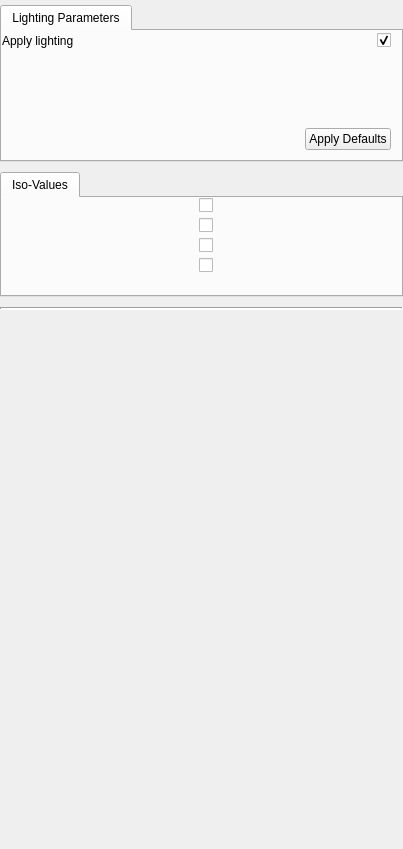
<?xml version="1.0" encoding="UTF-8"?>
<ui version="4.0">
 <class>IsoSurfaceAppearanceGUI</class>
 <widget class="QWidget" name="IsoSurfaceAppearanceGUI">
  <property name="geometry">
   <rect>
    <x>0</x>
    <y>0</y>
    <width>403</width>
    <height>849</height>
   </rect>
  </property>
  <property name="sizePolicy">
   <sizepolicy hsizetype="Expanding" vsizetype="Minimum">
    <horstretch>0</horstretch>
    <verstretch>0</verstretch>
   </sizepolicy>
  </property>
  <property name="minimumSize">
   <size>
    <width>0</width>
    <height>0</height>
   </size>
  </property>
  <property name="maximumSize">
   <size>
    <width>16777215</width>
    <height>16777215</height>
   </size>
  </property>
  <property name="windowTitle">
   <string>Form</string>
  </property>
  <property name="whatsThis">
   <string>&lt;html&gt;&lt;head/&gt;&lt;body&gt;&lt;p&gt;These options concern the appearance of Two-D renderer&lt;/p&gt;&lt;/body&gt;&lt;/html&gt;</string>
  </property>
  <layout class="QHBoxLayout" name="horizontalLayout">
   <property name="spacing">
    <number>0</number>
   </property>
   <property name="sizeConstraint">
    <enum>QLayout::SetMaximumSize</enum>
   </property>
   <property name="leftMargin">
    <number>0</number>
   </property>
   <property name="topMargin">
    <number>0</number>
   </property>
   <property name="rightMargin">
    <number>0</number>
   </property>
   <property name="bottomMargin">
    <number>0</number>
   </property>
   <item>
    <layout class="QVBoxLayout" name="verticalLayout" stretch="0,0,0,0,0">
     <property name="spacing">
      <number>10</number>
     </property>
     <property name="sizeConstraint">
      <enum>QLayout::SetMaximumSize</enum>
     </property>
     <property name="topMargin">
      <number>5</number>
     </property>
     <item>
      <widget class="QTabWidget" name="tabWidget">
       <property name="sizePolicy">
        <sizepolicy hsizetype="Minimum" vsizetype="Minimum">
         <horstretch>0</horstretch>
         <verstretch>0</verstretch>
        </sizepolicy>
       </property>
       <property name="currentIndex">
        <number>0</number>
       </property>
       <widget class="QWidget" name="tab">
        <attribute name="title">
         <string>Lighting Parameters</string>
        </attribute>
        <layout class="QVBoxLayout" name="verticalLayout_2">
         <property name="spacing">
          <number>5</number>
         </property>
         <property name="leftMargin">
          <number>0</number>
         </property>
         <property name="topMargin">
          <number>0</number>
         </property>
         <property name="rightMargin">
          <number>0</number>
         </property>
         <property name="bottomMargin">
          <number>10</number>
         </property>
         <item>
          <widget class="QFrame" name="frame">
           <property name="sizePolicy">
            <sizepolicy hsizetype="Preferred" vsizetype="Minimum">
             <horstretch>0</horstretch>
             <verstretch>0</verstretch>
            </sizepolicy>
           </property>
           <property name="frameShape">
            <enum>QFrame::NoFrame</enum>
           </property>
           <property name="frameShadow">
            <enum>QFrame::Raised</enum>
           </property>
           <layout class="QHBoxLayout" name="horizontalLayout_3">
            <property name="spacing">
             <number>0</number>
            </property>
            <property name="leftMargin">
             <number>0</number>
            </property>
            <property name="topMargin">
             <number>0</number>
            </property>
            <property name="rightMargin">
             <number>10</number>
            </property>
            <property name="bottomMargin">
             <number>5</number>
            </property>
            <item>
             <widget class="QLabel" name="label">
              <property name="text">
               <string>Apply lighting</string>
              </property>
             </widget>
            </item>
            <item>
             <spacer name="horizontalSpacer_2">
              <property name="orientation">
               <enum>Qt::Horizontal</enum>
              </property>
              <property name="sizeHint" stdset="0">
               <size>
                <width>40</width>
                <height>20</height>
               </size>
              </property>
             </spacer>
            </item>
            <item>
             <widget class="QCheckBox" name="_lightingCheckBox">
              <property name="mouseTracking">
               <bool>false</bool>
              </property>
              <property name="text">
               <string/>
              </property>
              <property name="checked">
               <bool>true</bool>
              </property>
              <property name="tristate">
               <bool>false</bool>
              </property>
             </widget>
            </item>
           </layout>
          </widget>
         </item>
         <item>
          <widget class="QSliderEdit" name="_ambientWidget" native="true">
           <property name="sizePolicy">
            <sizepolicy hsizetype="Minimum" vsizetype="Minimum">
             <horstretch>0</horstretch>
             <verstretch>0</verstretch>
            </sizepolicy>
           </property>
           <property name="minimumSize">
            <size>
             <width>0</width>
             <height>10</height>
            </size>
           </property>
          </widget>
         </item>
         <item>
          <widget class="QSliderEdit" name="_diffuseWidget" native="true">
           <property name="sizePolicy">
            <sizepolicy hsizetype="Minimum" vsizetype="Minimum">
             <horstretch>0</horstretch>
             <verstretch>0</verstretch>
            </sizepolicy>
           </property>
           <property name="minimumSize">
            <size>
             <width>0</width>
             <height>10</height>
            </size>
           </property>
          </widget>
         </item>
         <item>
          <widget class="QSliderEdit" name="_specularWidget" native="true">
           <property name="sizePolicy">
            <sizepolicy hsizetype="Minimum" vsizetype="Minimum">
             <horstretch>0</horstretch>
             <verstretch>0</verstretch>
            </sizepolicy>
           </property>
           <property name="minimumSize">
            <size>
             <width>0</width>
             <height>10</height>
            </size>
           </property>
          </widget>
         </item>
         <item>
          <widget class="QSliderEdit" name="_shininessWidget" native="true">
           <property name="sizePolicy">
            <sizepolicy hsizetype="Minimum" vsizetype="Minimum">
             <horstretch>0</horstretch>
             <verstretch>0</verstretch>
            </sizepolicy>
           </property>
           <property name="minimumSize">
            <size>
             <width>0</width>
             <height>10</height>
            </size>
           </property>
          </widget>
         </item>
         <item>
          <widget class="QFrame" name="frame_2">
           <property name="frameShape">
            <enum>QFrame::NoFrame</enum>
           </property>
           <property name="frameShadow">
            <enum>QFrame::Plain</enum>
           </property>
           <property name="lineWidth">
            <number>0</number>
           </property>
           <layout class="QHBoxLayout" name="horizontalLayout_2">
            <property name="spacing">
             <number>0</number>
            </property>
            <property name="leftMargin">
             <number>0</number>
            </property>
            <property name="topMargin">
             <number>5</number>
            </property>
            <property name="rightMargin">
             <number>10</number>
            </property>
            <property name="bottomMargin">
             <number>0</number>
            </property>
            <item>
             <spacer name="horizontalSpacer">
              <property name="orientation">
               <enum>Qt::Horizontal</enum>
              </property>
              <property name="sizeHint" stdset="0">
               <size>
                <width>40</width>
                <height>20</height>
               </size>
              </property>
             </spacer>
            </item>
            <item>
             <widget class="QPushButton" name="_defaultLightingButton">
              <property name="text">
               <string>Apply Defaults</string>
              </property>
             </widget>
            </item>
           </layout>
          </widget>
         </item>
        </layout>
       </widget>
      </widget>
     </item>
     <item>
      <widget class="QTabWidget" name="tabWidget_2">
       <property name="sizePolicy">
        <sizepolicy hsizetype="Minimum" vsizetype="Minimum">
         <horstretch>0</horstretch>
         <verstretch>0</verstretch>
        </sizepolicy>
       </property>
       <property name="currentIndex">
        <number>0</number>
       </property>
       <widget class="QWidget" name="_isoValueTab">
        <attribute name="title">
         <string>Iso-Values</string>
        </attribute>
        <layout class="QHBoxLayout" name="horizontalLayout_5">
         <property name="spacing">
          <number>0</number>
         </property>
         <property name="leftMargin">
          <number>0</number>
         </property>
         <property name="topMargin">
          <number>0</number>
         </property>
         <property name="rightMargin">
          <number>0</number>
         </property>
         <property name="bottomMargin">
          <number>10</number>
         </property>
         <item>
          <layout class="QVBoxLayout" name="verticalLayout_3">
           <property name="spacing">
            <number>5</number>
           </property>
           <property name="bottomMargin">
            <number>10</number>
           </property>
           <item>
            <layout class="QHBoxLayout" name="horizontalLayout_4">
             <property name="spacing">
              <number>5</number>
             </property>
             <property name="rightMargin">
              <number>10</number>
             </property>
             <property name="bottomMargin">
              <number>0</number>
             </property>
             <item>
              <widget class="QSliderEdit" name="_isoValue1" native="true"/>
             </item>
             <item>
              <widget class="QCheckBox" name="checkBox">
               <property name="text">
                <string/>
               </property>
              </widget>
             </item>
            </layout>
           </item>
           <item>
            <layout class="QHBoxLayout" name="horizontalLayout_7">
             <property name="spacing">
              <number>5</number>
             </property>
             <property name="rightMargin">
              <number>10</number>
             </property>
             <property name="bottomMargin">
              <number>0</number>
             </property>
             <item>
              <widget class="QSliderEdit" name="_isoValue2" native="true"/>
             </item>
             <item>
              <widget class="QCheckBox" name="checkBox_2">
               <property name="text">
                <string/>
               </property>
              </widget>
             </item>
            </layout>
           </item>
           <item>
            <layout class="QHBoxLayout" name="horizontalLayout_8">
             <property name="spacing">
              <number>5</number>
             </property>
             <property name="rightMargin">
              <number>10</number>
             </property>
             <property name="bottomMargin">
              <number>0</number>
             </property>
             <item>
              <widget class="QSliderEdit" name="_isoValue3" native="true"/>
             </item>
             <item>
              <widget class="QCheckBox" name="checkBox_3">
               <property name="text">
                <string/>
               </property>
              </widget>
             </item>
            </layout>
           </item>
           <item>
            <layout class="QHBoxLayout" name="horizontalLayout_6">
             <property name="spacing">
              <number>5</number>
             </property>
             <property name="rightMargin">
              <number>10</number>
             </property>
             <property name="bottomMargin">
              <number>0</number>
             </property>
             <item>
              <widget class="QSliderEdit" name="_isoValue4" native="true"/>
             </item>
             <item>
              <widget class="QCheckBox" name="checkBox_4">
               <property name="text">
                <string/>
               </property>
              </widget>
             </item>
            </layout>
           </item>
          </layout>
         </item>
        </layout>
       </widget>
      </widget>
     </item>
     <item>
      <widget class="Line" name="line">
       <property name="lineWidth">
        <number>2</number>
       </property>
       <property name="orientation">
        <enum>Qt::Horizontal</enum>
       </property>
      </widget>
     </item>
     <item>
      <widget class="TFWidget" name="_TFWidget" native="true">
       <property name="sizePolicy">
        <sizepolicy hsizetype="Preferred" vsizetype="Minimum">
         <horstretch>0</horstretch>
         <verstretch>0</verstretch>
        </sizepolicy>
       </property>
       <property name="minimumSize">
        <size>
         <width>0</width>
         <height>484</height>
        </size>
       </property>
      </widget>
     </item>
     <item>
      <spacer name="verticalSpacer">
       <property name="orientation">
        <enum>Qt::Vertical</enum>
       </property>
       <property name="sizeHint" stdset="0">
        <size>
         <width>20</width>
         <height>40</height>
        </size>
       </property>
      </spacer>
     </item>
    </layout>
   </item>
  </layout>
 </widget>
 <customwidgets>
  <customwidget>
   <class>TFWidget</class>
   <extends>QWidget</extends>
   <header>TFWidget.h</header>
   <container>1</container>
  </customwidget>
  <customwidget>
   <class>QSliderEdit</class>
   <extends>QWidget</extends>
   <header location="global">QSliderEdit.h</header>
   <container>1</container>
  </customwidget>
 </customwidgets>
 <resources/>
 <connections/>
</ui>
